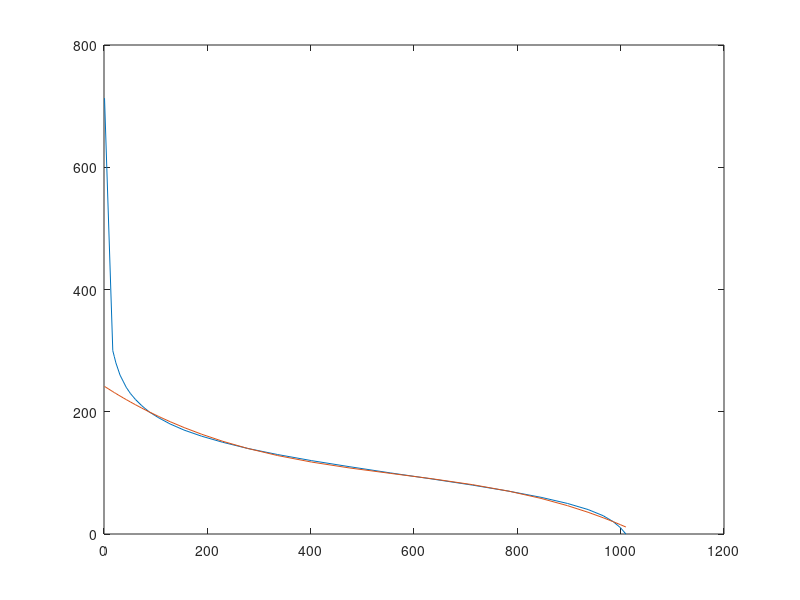

This chart was generated by the following MATLAB code:
m = [
     1, 713 
    17, 300  
    20, 290 
    23, 280 
    27, 270 
    31, 260 
    37, 250 
    43, 240 
    51, 230 
    61, 220
    73, 210 
    87, 200 
   106, 190 
   128, 180 
   155, 170 
   189, 160 
   230, 150 
   278, 140 
   336, 130 
   402, 120 
   476, 110 
   554, 100 
   635,  90 
   713,  80 
   784,  70 
   846,  60 
   897,  50 
   937,  40 
   966,  30 
   986,  20 
  1000,  10 
  1010,   0 
];

plot(m(:,1),m(:,2))

x(1) = m(30,1);
x(2) = m(25,1);
x(3) = m(18,1);
x(4) = m(12,1);

y(1) = m(30,2);
y(2) = m(25,2);
y(3) = m(18,2);
y(4) = m(12,2);

x = x';
y = y';


L = x.^[3 2 1 0]\y;

ya = L(1).*m(:,1).^3+L(2).*m(:,1).^2+L(3).*m(:,1)+L(4);

hold on
plot(m(:,1),ya)











